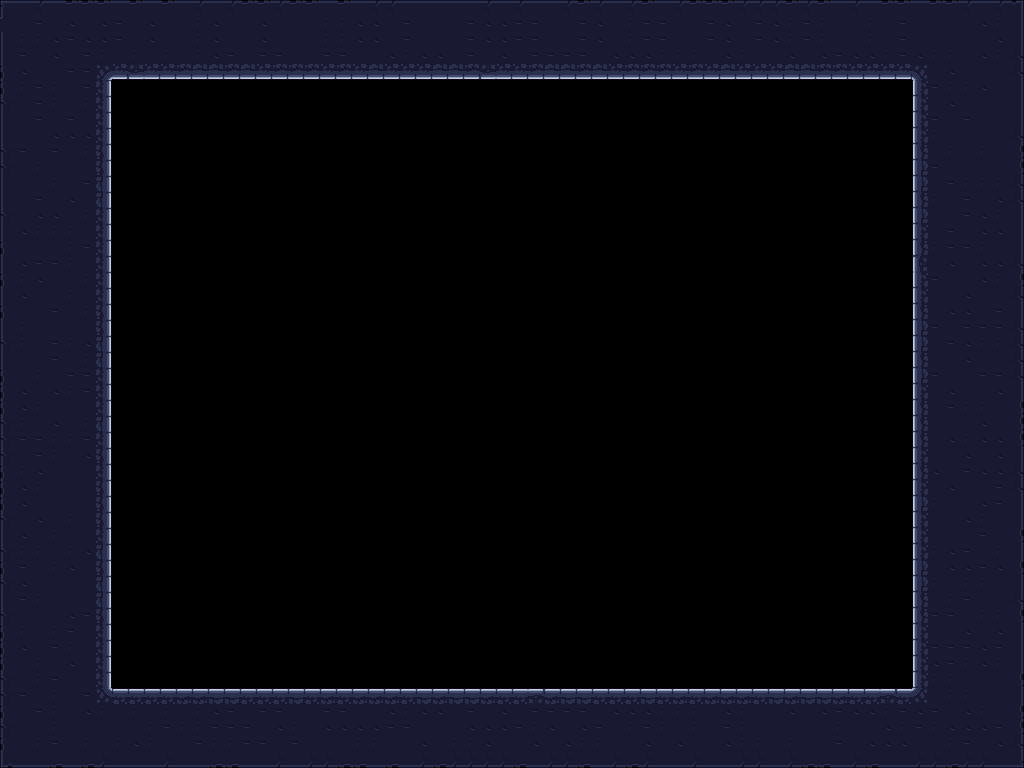

Below is a game level as drawn by its tile map, then a one-line description and the .tmx that defines it (tile-layer data replaced by summaries):
An orthogonal 64x48 tile map with 16x16 px tiles, 1 tile layer (over), 2 hidden layers not drawn.

<map version="1.4" tiledversion="1.4.3" orientation="orthogonal" renderorder="right-down" width="64" height="48" tilewidth="16" tileheight="16" infinite="0" nextlayerid="4" nextobjectid="1">
 <tileset firstgid="1" name="mp_cs_tilemap_all" tilewidth="16" tileheight="16" tilecount="2048" columns="32">
  <image source="mp_cs_tilemap_all.png" width="512" height="1024" />
 </tileset>
 <layer id="2" name="bg" width="64" height="48" visible="0">
  <data>[3072 cells, 3072 non-empty, 2 distinct tile ids]</data>
 </layer>
 <layer id="1" name="over" width="64" height="48">
  <data>[3072 cells, 1172 non-empty, 16 distinct tile ids]</data>
 </layer>
 <imagelayer id="3" name="Image Layer 1" visible="0">
  <image source="hudCover.png" width="1024" height="764" />
 </imagelayer>
</map>
